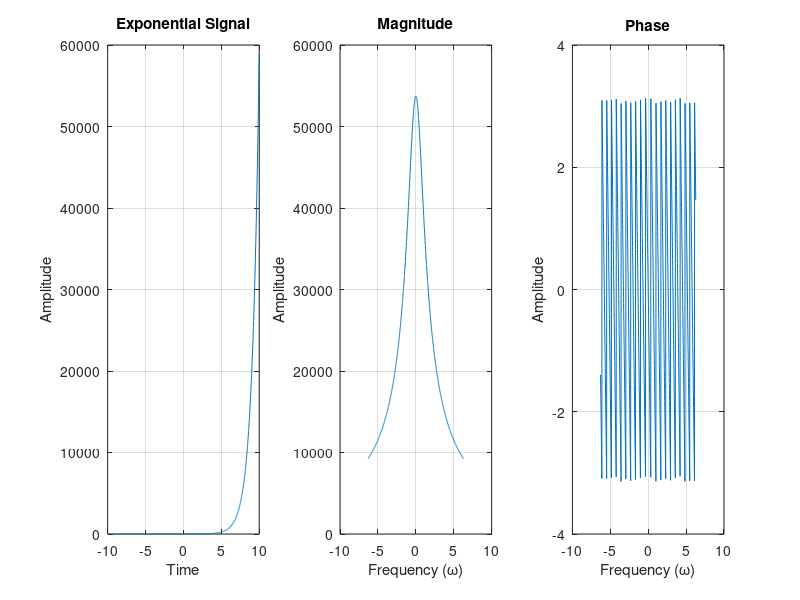
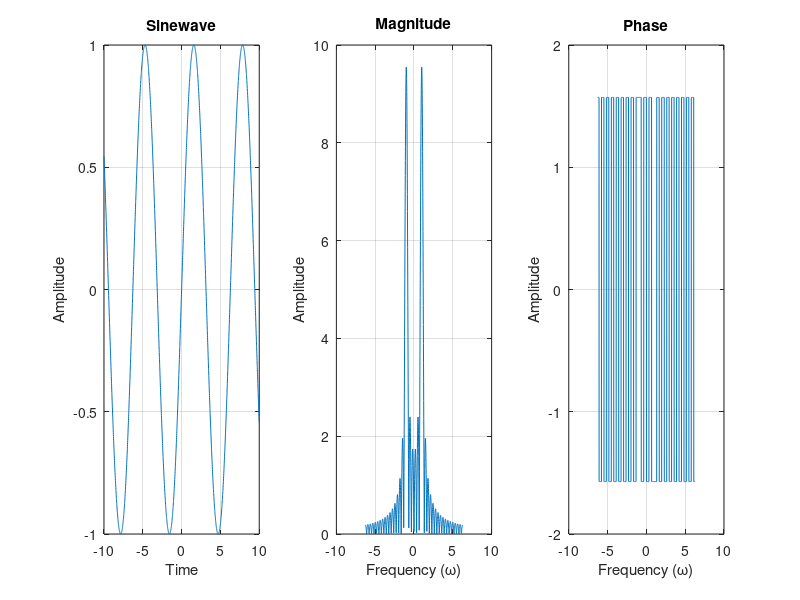
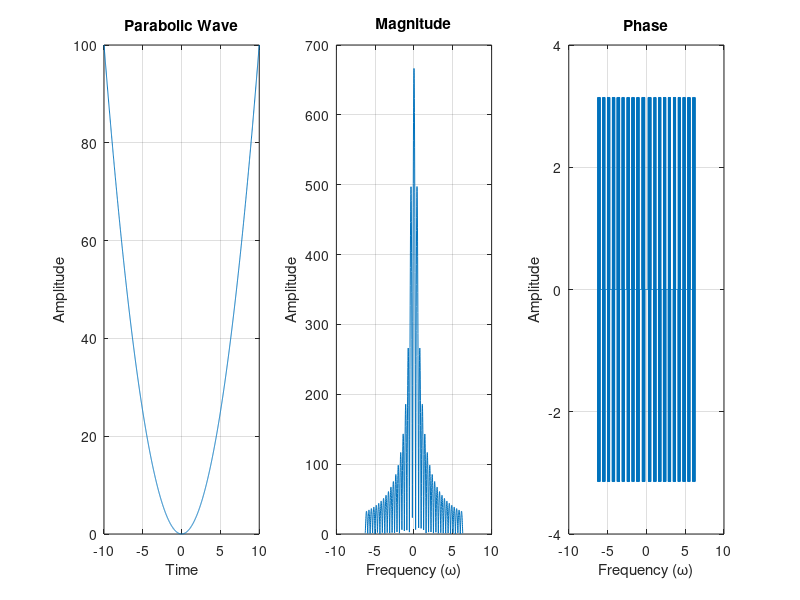

Recreate these plots in MATLAB, in order.
clc; 
clear; 
close all; 
t = -10:0.01:10; 
w = -2*pi:0.01:2*pi; 
A = 3; 
x_t1 = A.^t;  
x_k1 = zeros(size(w)); 
for k = 1:length(w) 
    x_k1(k) = trapz(t, x_t1 .* exp(-1j * w(k) * t)); 
end 
figure('Name', 'Signal 1: Exponential'); 
subplot(1,3,1); 
plot(t, x_t1); 
title('Exponential Signal'); xlabel('Time'); ylabel('Amplitude'); grid on; 
subplot(1,3,2); 
plot(w, abs(x_k1)); 
title('Magnitude'); xlabel('Frequency (\omega)'); ylabel('Amplitude'); grid on; 
subplot(1,3,3); 
plot(w, angle(x_k1)); 
title('Phase'); xlabel('Frequency (\omega)'); ylabel('Amplitude'); grid on; 
x_t2 = sin(t); 
x_k2 = zeros(size(w)); 
for k = 1:length(w) 
    x_k2(k) = trapz(t, x_t2 .* exp(-1j * w(k) * t)); 
end 
figure('Name', 'Signal 2: Sinewave'); 
subplot(1,3,1); 
plot(t, x_t2); 
title('Sinewave'); xlabel('Time'); ylabel('Amplitude'); grid on; 
subplot(1,3,2); 
plot(w, abs(x_k2)); 
title('Magnitude'); xlabel('Frequency (\omega)'); ylabel('Amplitude'); grid on; 
subplot(1,3,3); 
plot(w, angle(x_k2)); 
title('Phase'); xlabel('Frequency (\omega)'); ylabel('Amplitude'); grid on; 
x_t3 = t.^2; 
x_k3 = zeros(size(w)); 
for k = 1:length(w) 
    x_k3(k) = trapz(t, x_t3 .* exp(-1j * w(k) * t)); 
end 
figure('Name', 'Signal 3: Parabolic Wave'); 
subplot(1,3,1); 
plot(t, x_t3); 
title('Parabolic Wave'); xlabel('Time'); ylabel('Amplitude'); grid on; 
subplot(1,3,2); 
plot(w, abs(x_k3)); 
title('Magnitude'); xlabel('Frequency (\omega)'); ylabel('Amplitude'); grid on; 
subplot(1,3,3); 
plot(w, angle(x_k3)); 
title('Phase'); xlabel('Frequency (\omega)'); ylabel('Amplitude'); grid on;
